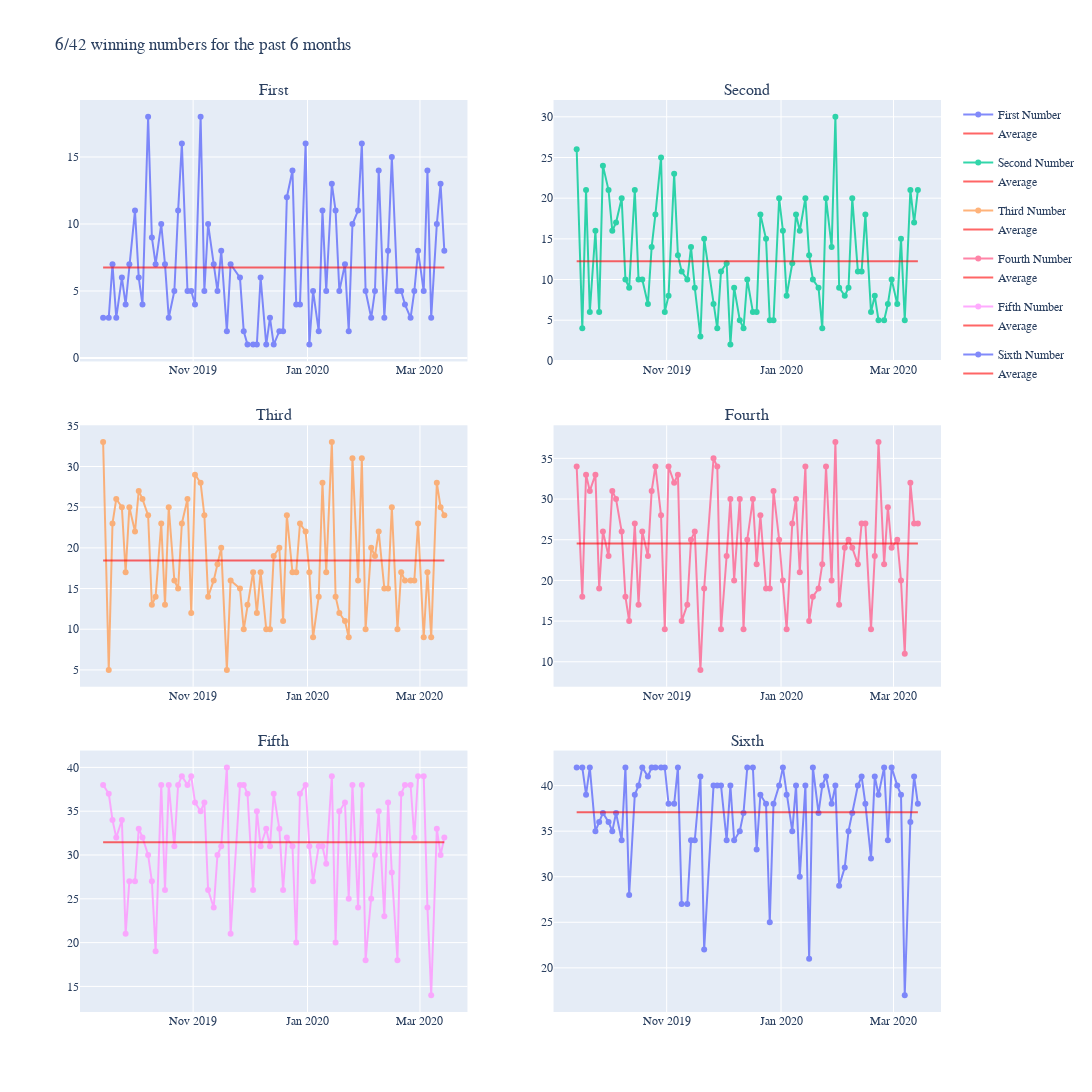

The cell this chart's notebook holds for it:
### Markdown cell above
## Visuals

### Code cell
fig = make_subplots(rows=3, cols=2, subplot_titles = ("First", "Second", "Third", "Fourth", "Fifth", "Sixth"), vertical_spacing=0.07)

fig.add_trace(go.Scatter(x = df_new['Date'], y = df_new['first'], name = "First Number", mode = "lines+markers", opacity = 0.8, legendgroup = "1st group"), row = 1, col = 1)
fig.add_trace(go.Scatter(x = df_new['Date'], y = df_new['first_mean'], name = "Average", line_color = "#FF0000", mode = "lines", opacity = 0.6, legendgroup = "1st group"),row = 1, col = 1)

fig.add_trace(go.Scatter(x = df_new['Date'], y = df_new['second'], name = "Second Number", mode = "lines+markers", opacity = 0.8, legendgroup = "2nd group"), row = 1, col = 2)
fig.add_trace(go.Scatter(x = df_new['Date'], y = df_new['second_mean'], name = "Average", line_color = "#FF0000", mode = "lines", opacity = 0.6, legendgroup = "2nd group"),row = 1, col = 2)

fig.add_trace(go.Scatter(x = df_new['Date'], y = df_new['third'], name = "Third Number",  mode = "lines+markers", opacity = 0.8, legendgroup = "3rd group"), row = 2, col = 1)
fig.add_trace(go.Scatter(x = df_new['Date'], y = df_new['third_mean'], name = "Average", line_color = "#FF0000", mode = "lines", opacity = 0.6, legendgroup = "3rd group"),row = 2, col = 1)

fig.add_trace(go.Scatter(x = df_new['Date'], y = df_new['fourth'], name = "Fourth Number", mode = "lines+markers", opacity = 0.8, legendgroup = "4th group"), row = 2, col = 2)
fig.add_trace(go.Scatter(x = df_new['Date'], y = df_new['fourth_mean'], name = "Average", line_color = "#FF0000", mode = "lines", opacity = 0.6, legendgroup = "4th group"),row = 2, col = 2)

fig.add_trace(go.Scatter(x = df_new['Date'], y = df_new['fifth'], name = "Fifth Number",  mode = "lines+markers", opacity = 0.8, legendgroup = "5th group"), row = 3, col = 1)
fig.add_trace(go.Scatter(x = df_new['Date'], y = df_new['fifth_mean'], name = "Average", line_color = "#FF0000", mode = "lines", opacity = 0.6, legendgroup = "5th group"),row = 3, col = 1)

fig.add_trace(go.Scatter(x = df_new['Date'], y = df_new['sixth'], name = "Sixth Number",  mode = "lines+markers", opacity = 0.8, legendgroup = "6th group"), row = 3, col = 2)
fig.add_trace(go.Scatter(x = df_new['Date'], y = df_new['sixth_mean'], name = "Average", line_color = "#FF0000", mode = "lines", opacity = 0.6, legendgroup = "6th group"),row = 3, col = 2)

fig.update_layout(title="6/42 winning numbers for the past 6 months", hovermode='x unified', font=dict(family="Helvetica"), height = 1200, width = 1200)
fig.show()
